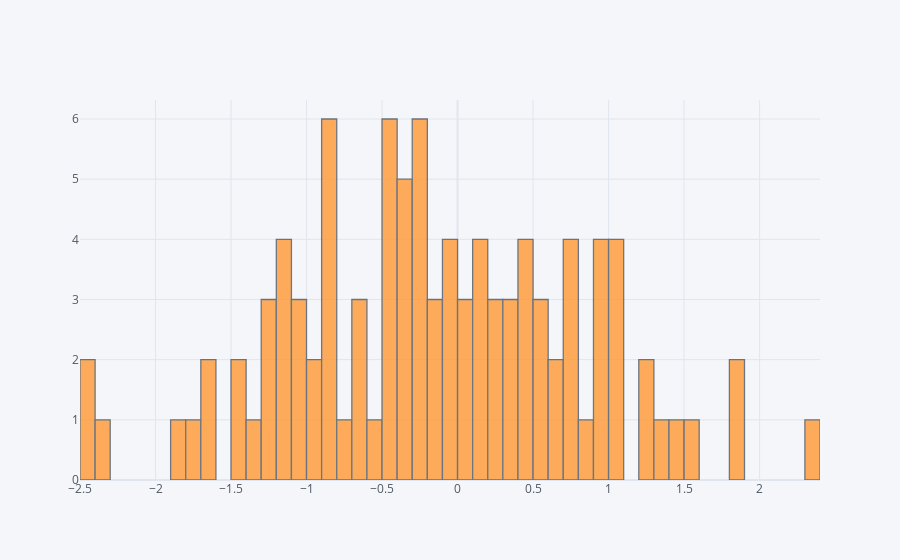

Write notebook code for a chart like this one.
### Code cell
df['A'].iplot(kind='hist', bins=50)

### Figure 1 — Plotly figure (JSON) as saved in the notebook; plotly's stock layout.template omitted (floating-point values rounded to 4 significant figures)
{"data": [{"histfunc": "count", "histnorm": "", "marker": {"color": "rgba(255, 153, 51, 1.0)", "line": {"color": "#4D5663", "width": 1.3}}, "name": "A", "nbinsx": 50, "opacity": 0.8, "orientation": "v", "type": "histogram", "x": [-0.7291, -0.09967, 0.9714, -1.13, 0.777, -0.6005, -1.468, 0.06132, -0.3925, 0.2093, -0.4579, -0.2962, 0.249, 1.035, 0.4057, 2.302, -0.9361, 0.9633, 0.9283, -1.488, -0.4545, 0.9315, -2.426, 0.1998, -0.2904, -0.2522, 1.26, -0.4525, -0.8849, 0.3531, 0.4034, -1.069, 0.1877, -0.844, -0.3268, 1.894, -1.071, 1.389, -1.281, -1.727, -0.3989, 1.543, -0.5197, 0.7646, 0.2097, 0.4377, -0.8346, -0.2256, -0.0692, 0.5665, -1.33, -1.609, -0.2596, -0.8411, -0.9526, -0.1644, -0.1897, -0.4341, -1.13, -1.281, -1.177, 0.723, -0.6116, -1.208, -0.6141, -0.4022, 0.6739, 0.05542, 0.397, -0.3378, -0.1561, -2.382, 0.7795, -0.379, -0.4413, -1.664, 1.056, 0.6721, 0.03918, -2.407, 0.1397, 0.8265, -0.283, 0.1962, -0.871, 0.5804, 0.3063, 1.032, 0.5582, -1.177, 1.084, -0.8171, 1.45, -1.82, 1.26, -1.067, -0.0824, -0.01612, 0.4569, 1.889]}], "layout": {"autosize": true, "barmode": "overlay", "legend": {"bgcolor": "#F5F6F9", "font": {"color": "#4D5663"}}, "paper_bgcolor": "#F5F6F9", "plot_bgcolor": "#F5F6F9", "title": {"font": {"color": "#4D5663"}}, "xaxis": {"autorange": true, "gridcolor": "#E1E5ED", "range": [-2.5, 2.4], "showgrid": true, "tickfont": {"color": "#4D5663"}, "title": {"font": {"color": "#4D5663"}, "text": ""}, "type": "linear", "zerolinecolor": "#E1E5ED"}, "yaxis": {"autorange": true, "gridcolor": "#E1E5ED", "range": [0, 6.316], "showgrid": true, "tickfont": {"color": "#4D5663"}, "title": {"font": {"color": "#4D5663"}, "text": ""}, "zerolinecolor": "#E1E5ED"}}}
